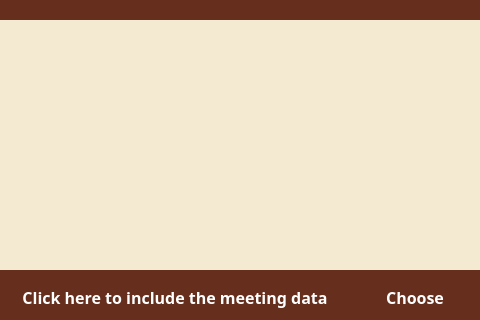
<?xml version="1.0" encoding="UTF-8"?>
<ui version="4.0">
 <class>Window</class>
 <widget class="QDialog" name="Window">
  <property name="geometry">
   <rect>
    <x>0</x>
    <y>0</y>
    <width>480</width>
    <height>320</height>
   </rect>
  </property>
  <property name="windowTitle">
   <string>AllowCamera</string>
  </property>
  <property name="styleSheet">
   <string notr="true">background-color: rgb(102, 46, 28); font-family: 'Montserrat', sans-serif</string>
  </property>
  <widget class="QLabel" name="advertismentLabel">
   <property name="geometry">
    <rect>
     <x>0</x>
     <y>20</y>
     <width>480</width>
     <height>250</height>
    </rect>
   </property>
   <property name="font">
    <font>
     <family>Montserrat,sans-serif</family>
     <pointsize>-1</pointsize>
    </font>
   </property>
   <property name="styleSheet">
    <string notr="true">background-color: rgb(243,234,209); font-size:16px;</string>
   </property>
   <property name="text">
    <string/>
   </property>
   <property name="alignment">
    <set>Qt::AlignCenter</set>
   </property>
  </widget>
  <widget class="QLabel" name="dataBtn">
   <property name="geometry">
    <rect>
     <x>0</x>
     <y>270</y>
     <width>350</width>
     <height>55</height>
    </rect>
   </property>
   <property name="font">
    <font>
     <family>Montserrat,sans-serif</family>
     <pointsize>-1</pointsize>
     <weight>87</weight>
     <bold>true</bold>
    </font>
   </property>
   <property name="cursor">
    <cursorShape>PointingHandCursor</cursorShape>
   </property>
   <property name="styleSheet">
    <string notr="true">#dataBtn{
color: rgb(255, 255, 255)
;font-size:16px;
font-weight:700;
}
#dataBtn::hover{
background-color:#451f13;
}</string>
   </property>
   <property name="text">
    <string>Click here to include the meeting data</string>
   </property>
   <property name="alignment">
    <set>Qt::AlignCenter</set>
   </property>
  </widget>
  <widget class="QLabel" name="chooseBtn">
   <property name="geometry">
    <rect>
     <x>350</x>
     <y>270</y>
     <width>130</width>
     <height>55</height>
    </rect>
   </property>
   <property name="font">
    <font>
     <family>Montserrat,sans-serif</family>
     <pointsize>-1</pointsize>
     <weight>87</weight>
     <bold>true</bold>
    </font>
   </property>
   <property name="cursor">
    <cursorShape>PointingHandCursor</cursorShape>
   </property>
   <property name="styleSheet">
    <string notr="true">#chooseBtn{
color: rgb(255, 255, 255)
;font-size:16px;
font-weight:700;
}
#chooseBtn::hover{
background-color:#451f13;
}</string>
   </property>
   <property name="text">
    <string>Choose</string>
   </property>
   <property name="alignment">
    <set>Qt::AlignCenter</set>
   </property>
  </widget>
  <widget class="QLabel" name="zoomLabel">
   <property name="geometry">
    <rect>
     <x>30</x>
     <y>50</y>
     <width>90</width>
     <height>90</height>
    </rect>
   </property>
   <property name="cursor">
    <cursorShape>PointingHandCursor</cursorShape>
   </property>
   <property name="styleSheet">
    <string notr="true">#zoomLabel{
background-color: rgb(243,234,209); 
font-size:16px;
}
</string>
   </property>
   <property name="text">
    <string/>
   </property>
   <property name="pixmap">
    <pixmap>Images/Zoom-Icon.png</pixmap>
   </property>
   <property name="scaledContents">
    <bool>true</bool>
   </property>
  </widget>
  <widget class="QLabel" name="googleMeetLabel">
   <property name="geometry">
    <rect>
     <x>360</x>
     <y>50</y>
     <width>90</width>
     <height>90</height>
    </rect>
   </property>
   <property name="cursor">
    <cursorShape>PointingHandCursor</cursorShape>
   </property>
   <property name="styleSheet">
    <string notr="true">background-color: rgb(243,234,209); font-size:16px;</string>
   </property>
   <property name="text">
    <string/>
   </property>
   <property name="pixmap">
    <pixmap>Images/Google_Meet.png</pixmap>
   </property>
   <property name="scaledContents">
    <bool>true</bool>
   </property>
  </widget>
  <widget class="QLabel" name="teamsLabel">
   <property name="geometry">
    <rect>
     <x>140</x>
     <y>50</y>
     <width>90</width>
     <height>90</height>
    </rect>
   </property>
   <property name="cursor">
    <cursorShape>PointingHandCursor</cursorShape>
   </property>
   <property name="styleSheet">
    <string notr="true">background-color: rgb(243,234,209); font-size:16px;</string>
   </property>
   <property name="text">
    <string/>
   </property>
   <property name="pixmap">
    <pixmap>Images/teams.png</pixmap>
   </property>
   <property name="scaledContents">
    <bool>true</bool>
   </property>
  </widget>
  <widget class="QLabel" name="webexLabel">
   <property name="geometry">
    <rect>
     <x>250</x>
     <y>50</y>
     <width>90</width>
     <height>90</height>
    </rect>
   </property>
   <property name="cursor">
    <cursorShape>PointingHandCursor</cursorShape>
   </property>
   <property name="styleSheet">
    <string notr="true">background-color: rgb(243,234,209); font-size:16px;</string>
   </property>
   <property name="text">
    <string/>
   </property>
   <property name="pixmap">
    <pixmap>Images/Cisco_webex.png</pixmap>
   </property>
   <property name="scaledContents">
    <bool>true</bool>
   </property>
  </widget>
  <widget class="QLabel" name="skypeLabel">
   <property name="geometry">
    <rect>
     <x>30</x>
     <y>160</y>
     <width>90</width>
     <height>90</height>
    </rect>
   </property>
   <property name="cursor">
    <cursorShape>PointingHandCursor</cursorShape>
   </property>
   <property name="styleSheet">
    <string notr="true">background-color: rgb(243,234,209); font-size:16px;</string>
   </property>
   <property name="text">
    <string/>
   </property>
   <property name="pixmap">
    <pixmap>Images/Skype.png</pixmap>
   </property>
   <property name="scaledContents">
    <bool>true</bool>
   </property>
  </widget>
  <widget class="QLabel" name="wherebyLabel">
   <property name="geometry">
    <rect>
     <x>140</x>
     <y>160</y>
     <width>90</width>
     <height>90</height>
    </rect>
   </property>
   <property name="cursor">
    <cursorShape>PointingHandCursor</cursorShape>
   </property>
   <property name="styleSheet">
    <string notr="true">background-color: rgb(243,234,209); font-size:16px;</string>
   </property>
   <property name="text">
    <string/>
   </property>
   <property name="pixmap">
    <pixmap>Images/whereby.png</pixmap>
   </property>
   <property name="scaledContents">
    <bool>true</bool>
   </property>
  </widget>
  <widget class="QLabel" name="jamiLabel">
   <property name="geometry">
    <rect>
     <x>250</x>
     <y>160</y>
     <width>90</width>
     <height>90</height>
    </rect>
   </property>
   <property name="cursor">
    <cursorShape>PointingHandCursor</cursorShape>
   </property>
   <property name="styleSheet">
    <string notr="true">background-color: rgb(243,234,209); font-size:16px;</string>
   </property>
   <property name="text">
    <string/>
   </property>
   <property name="pixmap">
    <pixmap>Images/Jami.png</pixmap>
   </property>
   <property name="scaledContents">
    <bool>true</bool>
   </property>
  </widget>
  <widget class="QLabel" name="jtsiLabel">
   <property name="geometry">
    <rect>
     <x>360</x>
     <y>160</y>
     <width>90</width>
     <height>90</height>
    </rect>
   </property>
   <property name="cursor">
    <cursorShape>PointingHandCursor</cursorShape>
   </property>
   <property name="styleSheet">
    <string notr="true">background-color: rgb(243,234,209); font-size:16px;</string>
   </property>
   <property name="text">
    <string/>
   </property>
   <property name="pixmap">
    <pixmap>Images/JItsi_meet.png</pixmap>
   </property>
   <property name="scaledContents">
    <bool>true</bool>
   </property>
  </widget>
 </widget>
 <resources/>
 <connections/>
</ui>
